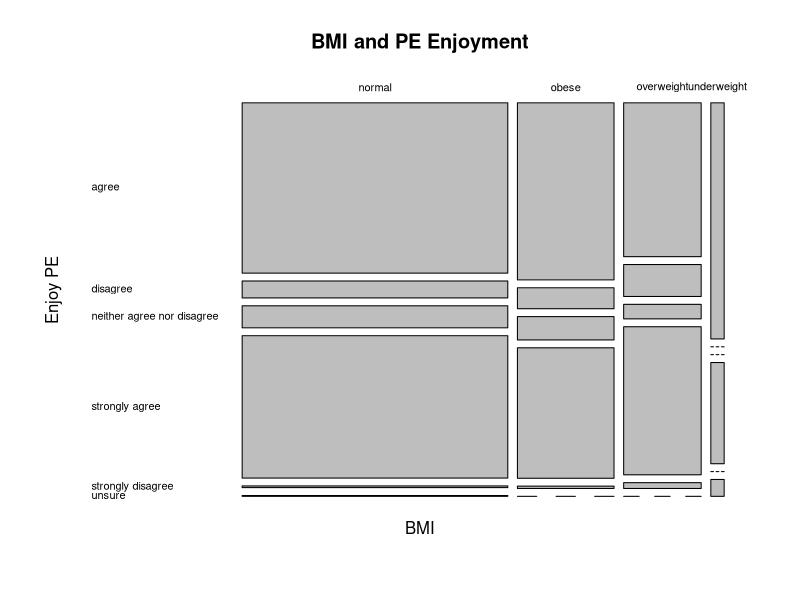

This figure's R source:
## ---- chunk 1
data <- read.csv('../full_data_v4.csv', header = T)
data$X <- NULL
data$X.1 <- NULL
## ---- chunk 2
(nrow(data))
## ---- chunk 3
head(data, 5)
## ---- chunk 4
summary(data)
## ---- chunk 5
library(ggplot2)
er <- table(data$bmi, data$enjoy_pe)
mosaicplot(er, las=1, xlab="BMI", ylab="Enjoy PE", main="BMI and PE Enjoyment")
